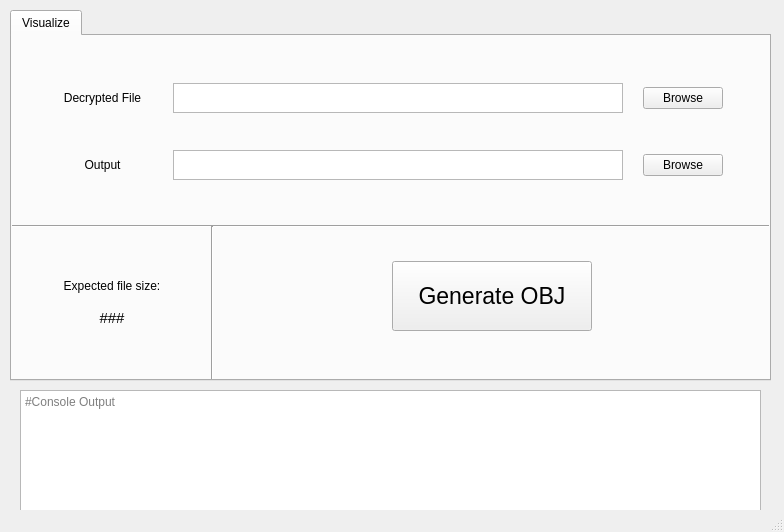
<?xml version="1.0" encoding="UTF-8"?>
<ui version="4.0">
 <class>MainWindow</class>
 <widget class="QMainWindow" name="MainWindow">
  <property name="geometry">
   <rect>
    <x>0</x>
    <y>0</y>
    <width>784</width>
    <height>532</height>
   </rect>
  </property>
  <property name="windowTitle">
   <string>MainWindow</string>
  </property>
  <widget class="QWidget" name="centralwidget">
   <widget class="QTabWidget" name="tabWidget">
    <property name="geometry">
     <rect>
      <x>10</x>
      <y>10</y>
      <width>761</width>
      <height>371</height>
     </rect>
    </property>
    <property name="maximumSize">
     <size>
      <width>761</width>
      <height>371</height>
     </size>
    </property>
    <property name="currentIndex">
     <number>0</number>
    </property>
    <widget class="QWidget" name="visualize">
     <attribute name="title">
      <string>Visualize</string>
     </attribute>
     <widget class="QWidget" name="gridLayoutWidget_4">
      <property name="geometry">
       <rect>
        <x>20</x>
        <y>10</y>
        <width>711</width>
        <height>171</height>
       </rect>
      </property>
      <layout class="QGridLayout" name="gridLayout_6">
       <property name="leftMargin">
        <number>20</number>
       </property>
       <property name="topMargin">
        <number>20</number>
       </property>
       <property name="rightMargin">
        <number>20</number>
       </property>
       <property name="bottomMargin">
        <number>20</number>
       </property>
       <property name="spacing">
        <number>20</number>
       </property>
       <item row="0" column="1">
        <widget class="QTextEdit" name="V_decrypted_file_text">
         <property name="maximumSize">
          <size>
           <width>450</width>
           <height>30</height>
          </size>
         </property>
        </widget>
       </item>
       <item row="1" column="0">
        <widget class="QLabel" name="label_10">
         <property name="layoutDirection">
          <enum>Qt::LeftToRight</enum>
         </property>
         <property name="text">
          <string>Output</string>
         </property>
         <property name="alignment">
          <set>Qt::AlignCenter</set>
         </property>
        </widget>
       </item>
       <item row="0" column="0">
        <widget class="QLabel" name="label_9">
         <property name="sizePolicy">
          <sizepolicy hsizetype="Preferred" vsizetype="Preferred">
           <horstretch>0</horstretch>
           <verstretch>0</verstretch>
          </sizepolicy>
         </property>
         <property name="text">
          <string>Decrypted File</string>
         </property>
         <property name="alignment">
          <set>Qt::AlignCenter</set>
         </property>
        </widget>
       </item>
       <item row="0" column="2">
        <widget class="QPushButton" name="V_decrypted_file">
         <property name="sizePolicy">
          <sizepolicy hsizetype="Fixed" vsizetype="Fixed">
           <horstretch>0</horstretch>
           <verstretch>0</verstretch>
          </sizepolicy>
         </property>
         <property name="text">
          <string>Browse</string>
         </property>
        </widget>
       </item>
       <item row="1" column="1">
        <widget class="QTextEdit" name="V_output_text">
         <property name="maximumSize">
          <size>
           <width>450</width>
           <height>30</height>
          </size>
         </property>
        </widget>
       </item>
       <item row="1" column="2">
        <widget class="QPushButton" name="V_output">
         <property name="sizePolicy">
          <sizepolicy hsizetype="Fixed" vsizetype="Fixed">
           <horstretch>0</horstretch>
           <verstretch>0</verstretch>
          </sizepolicy>
         </property>
         <property name="text">
          <string>Browse</string>
         </property>
        </widget>
       </item>
      </layout>
     </widget>
     <widget class="Line" name="line_4">
      <property name="geometry">
       <rect>
        <x>-10</x>
        <y>175</y>
        <width>781</width>
        <height>31</height>
       </rect>
      </property>
      <property name="orientation">
       <enum>Qt::Horizontal</enum>
      </property>
     </widget>
     <widget class="Line" name="line_5">
      <property name="geometry">
       <rect>
        <x>190</x>
        <y>190</y>
        <width>20</width>
        <height>161</height>
       </rect>
      </property>
      <property name="orientation">
       <enum>Qt::Vertical</enum>
      </property>
     </widget>
     <widget class="QWidget" name="gridLayoutWidget_8">
      <property name="geometry">
       <rect>
        <x>210</x>
        <y>200</y>
        <width>541</width>
        <height>121</height>
       </rect>
      </property>
      <layout class="QGridLayout" name="gridLayout_8">
       <item row="0" column="1">
        <widget class="QPushButton" name="V_generate">
         <property name="maximumSize">
          <size>
           <width>200</width>
           <height>70</height>
          </size>
         </property>
         <property name="font">
          <font>
           <pointsize>17</pointsize>
          </font>
         </property>
         <property name="text">
          <string>Generate OBJ</string>
         </property>
        </widget>
       </item>
       <item row="0" column="0">
        <spacer name="horizontalSpacer_5">
         <property name="orientation">
          <enum>Qt::Horizontal</enum>
         </property>
         <property name="sizeType">
          <enum>QSizePolicy::Fixed</enum>
         </property>
         <property name="sizeHint" stdset="0">
          <size>
           <width>60</width>
           <height>20</height>
          </size>
         </property>
        </spacer>
       </item>
       <item row="0" column="2">
        <spacer name="horizontalSpacer_6">
         <property name="orientation">
          <enum>Qt::Horizontal</enum>
         </property>
         <property name="sizeType">
          <enum>QSizePolicy::Fixed</enum>
         </property>
         <property name="sizeHint" stdset="0">
          <size>
           <width>60</width>
           <height>20</height>
          </size>
         </property>
        </spacer>
       </item>
      </layout>
     </widget>
     <widget class="QWidget" name="verticalLayoutWidget">
      <property name="geometry">
       <rect>
        <x>20</x>
        <y>220</y>
        <width>160</width>
        <height>80</height>
       </rect>
      </property>
      <layout class="QVBoxLayout" name="verticalLayout">
       <item>
        <widget class="QLabel" name="label_12">
         <property name="text">
          <string>Expected file size:</string>
         </property>
         <property name="alignment">
          <set>Qt::AlignBottom|Qt::AlignHCenter</set>
         </property>
        </widget>
       </item>
       <item>
        <widget class="QLabel" name="file_size">
         <property name="font">
          <font>
           <pointsize>11</pointsize>
           <weight>50</weight>
           <bold>false</bold>
           <strikeout>false</strikeout>
          </font>
         </property>
         <property name="inputMethodHints">
          <set>Qt::ImhNone</set>
         </property>
         <property name="text">
          <string>###</string>
         </property>
         <property name="alignment">
          <set>Qt::AlignCenter</set>
         </property>
        </widget>
       </item>
      </layout>
     </widget>
    </widget>
   </widget>
   <widget class="QTextEdit" name="console_output">
    <property name="geometry">
     <rect>
      <x>20</x>
      <y>390</y>
      <width>741</width>
      <height>121</height>
     </rect>
    </property>
    <property name="font">
     <font>
      <pointsize>9</pointsize>
     </font>
    </property>
    <property name="autoFillBackground">
     <bool>false</bool>
    </property>
    <property name="readOnly">
     <bool>true</bool>
    </property>
    <property name="textInteractionFlags">
     <set>Qt::TextSelectableByMouse</set>
    </property>
    <property name="placeholderText">
     <string>#Console Output</string>
    </property>
   </widget>
  </widget>
  <widget class="QStatusBar" name="statusbar"/>
  <action name="actionsads">
   <property name="text">
    <string>sads</string>
   </property>
  </action>
 </widget>
 <resources/>
 <connections/>
</ui>
